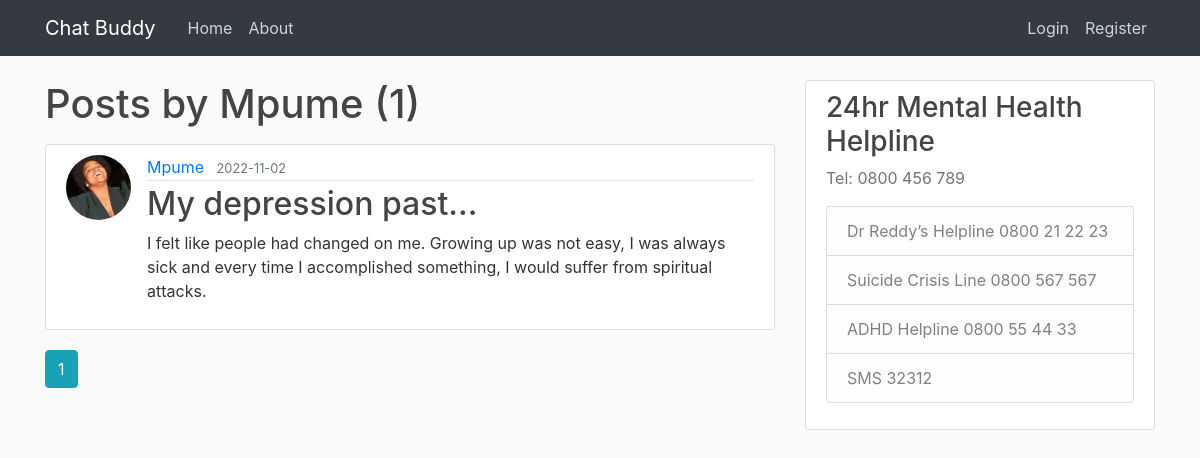
/user/Mpume, run on the app's committed database.
### chatbuddy/models.py (models this page shows, shortened)
class User(db.Model, UserMixin):
    id = db.Column(db.Integer, primary_key=True)
    username = db.Column(db.String(20), unique=True, nullable=False)
    email = db.Column(db.String(120), unique=True, nullable=False)
    image_file = db.Column(db.String(20), nullable=False, default='default.jpg')
    password = db.Column(db.String(60), nullable=False)
    posts = db.relationship('Post', backref='author', passive_deletes=True)
    comments = db.relationship('Comment', backref='author', passive_deletes=True)

class Post(db.Model):
    id = db.Column(db.Integer, primary_key=True)
    title = db.Column(db.String(100), nullable=False)
    date_posted = db.Column(db.DateTime, nullable=False, default=datetime.utcnow)
    content = db.Column(db.Text, nullable=False)
    user_id = db.Column(db.Integer, db.ForeignKey('user.id', ondelete="CASCADE"), nullable=False)
    comments = db.relationship('Comment', backref='post', passive_deletes=True)

### chatbuddy/users/routes.py (the view)
@users.route("/user/<string:username>")
def user_posts(username):
    page = request.args.get('page', 1, type=int)
    user = User.query.filter_by(username=username).first_or_404()
    posts = Post.query.filter_by(author=user)\
        .order_by(Post.date_posted.desc())\
        .paginate(page=page, per_page=5)
    return render_template('user_posts.html', posts=posts, user=user)

### chatbuddy/templates/user_posts.html
{% extends "layout.html" %}
{% block content %}
    <h1 class="mb-3">Posts by {{ user.username }} ({{ posts.total }})</h1>
    {% for post in posts.items %}
        <article class="media content-section">
          <img class="rounded-circle article-img" src="{{ url_for('static', filename='profile_pics/' + post.author.image_file) }}">
          <div class="media-body">
            <div class="article-metadata">
              <a class="mr-2" href="{{ url_for('users.user_posts', username=post.author.username) }}">{{ post.author.username }}</a>
              <small class="text-muted">{{ post.date_posted.strftime('%Y-%m-%d') }}</small>
            </div>
            <h2><a class="article-title" href="{{ url_for('posts.post', post_id=post.id) }}">{{ post.title }}</a></h2>
            <p class="article-content">{{ post.content }}</p>
          </div>
        </article>
    {% endfor %}
    {% for page_num in posts.iter_pages(left_edge=1, right_edge=1, left_current=1, right_current=2) %}
      {% if page_num %}
        {% if posts.page == page_num %}
          <a class="btn btn-info mb-4" href="{{ url_for('users.user_posts', username=user.username, page=page_num) }}">{{ page_num }}</a>
        {% else %}
          <a class="btn btn-outline-info mb-4" href="{{ url_for('users.user_posts', username=user.username, page=page_num) }}">{{ page_num }}</a>
        {% endif %}
      {% else %}
        ...
      {% endif %}
    {% endfor %}
{% endblock content %}

### chatbuddy/static/main.css (style rules this page uses)
body { background: #fafafa; color: #333333; margin-top: 5rem; }
h1, h2, h3, h4, h5, h6 { color: #444444; }
.content-section { background: #ffffff; padding: 10px 20px; border: 1px solid #dddddd; border-radius: 3px; margin-bottom: 20px; }
.article-title { color: #444444; }
.article-content { white-space: pre-line; }
.article-img { height: 65px; width: 65px; margin-right: 16px; }
.article-metadata { padding-bottom: 1px; margin-bottom: 4px; border-bottom: 1px solid #e3e3e3 }

### data on the page
User: username "Mpume"
Post: image_file (picture), author.username "Mpume", date_posted "2022-11-02", title "My depression past...", content "I felt like people had changed on me. Growing up was not easy, I was always sick and every time I accomplished something, I would suffer from spiritual attacks."

### other printed values
{{ posts.total }} "1"
{{ page_num }} "1"
